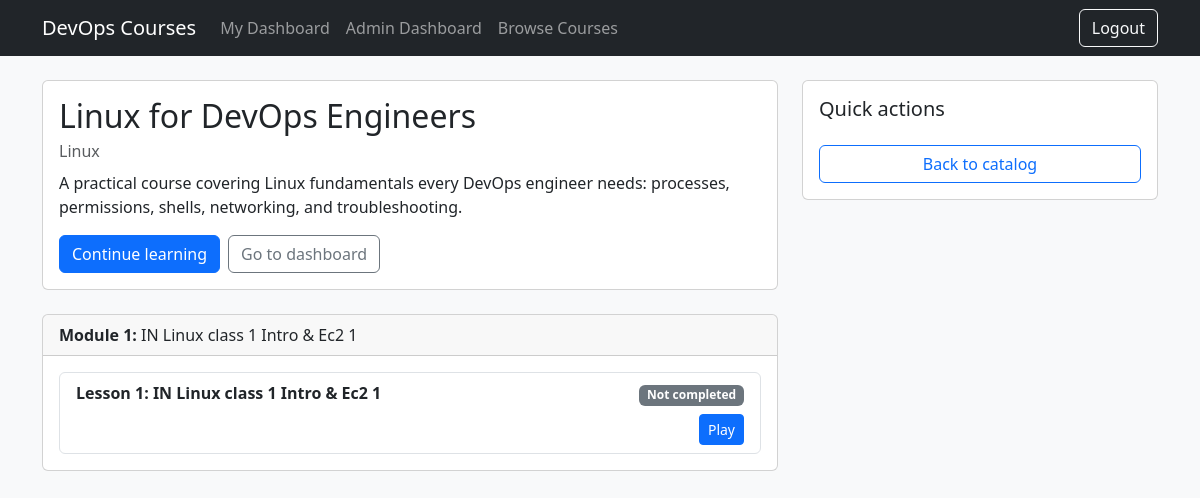
The app's page /courses/linux-for-devops/ (signed in) with its own data.
### catalog/models.py (models this page shows, shortened)
class Course(models.Model):
    title = models.CharField(max_length=200)
    slug = models.SlugField(max_length=220, unique=True)
    description = models.TextField()
    category = models.CharField(max_length=50, choices=CourseCategory.choices)
    cover_image = models.ImageField(upload_to="course_covers/", blank=True, null=True)
    is_published = models.BooleanField(default=True)
    created_at = models.DateTimeField(auto_now_add=True)
    updated_at = models.DateTimeField(auto_now=True)
    class Meta:
        indexes = [
            models.Index(fields=["category"]),
            models.Index(fields=["slug"]),
        ]
        ordering = ["-created_at"]

class CourseModule(models.Model):
    course = models.ForeignKey(Course, on_delete=models.CASCADE, related_name="modules")
    title = models.CharField(max_length=200)
    order_index = models.PositiveIntegerField()
    class Meta:
        unique_together = [("course", "order_index")]
        ordering = ["order_index"]

class CourseLesson(models.Model):
    module = models.ForeignKey(
        CourseModule, on_delete=models.CASCADE, related_name="lessons"
    )
    title = models.CharField(max_length=200)
    description = models.TextField(blank=True)
    order_index = models.PositiveIntegerField()
    video_url = models.URLField(blank=True, null=True)
    video_file = models.FileField(
        upload_to="course_videos/",
        blank=True,
        null=True,
        validators=[FileExtensionValidator(allowed_extensions=["mp4", "webm", "ogg"])],
    )
    class Meta:
        unique_together = [("module", "order_index")]
        ordering = ["order_index"]

### catalog/views.py (the view)
# urls.py: path("courses/<slug:course_slug>/", views.course_detail, name="course_detail"),
def course_detail(request, course_slug: str):
    course = get_object_or_404(Course, slug=course_slug, is_published=True)
    modules = (
        course.modules.all()
        .prefetch_related("lessons")
        .order_by("order_index")
    )
    is_enrolled = False
    completed_lesson_ids: set[int] = set()
    next_lesson: CourseLesson | None = None
    if request.user.is_authenticated:
        is_enrolled = Enrollment.objects.filter(user=request.user, course=course).exists()
        lessons_qs = CourseLesson.objects.filter(module__course=course)
        completed_lesson_ids = set(
            LessonCompletion.objects.filter(
                user=request.user, lesson__in=lessons_qs
            ).values_list("lesson_id", flat=True)
        )
        if is_enrolled:
            for lesson in lessons_qs.order_by("module__order_index", "order_index"):
                if lesson.id not in completed_lesson_ids:
                    next_lesson = lesson
                    break
    return render(
        request,
        "catalog/course_detail.html",
        {
            "course": course,
            "modules": modules,
            "is_enrolled": is_enrolled,
            "completed_lesson_ids": completed_lesson_ids,
            "next_lesson": next_lesson,
        },
    )

### accounts/models.py (called while the page is built)
    @property
    def is_admin(self) -> bool:
        return self.role == self.Role.ADMIN

### templates/catalog/course_detail.html (shortened to what this page needs)
{% extends "base.html" %}
{% block content %}
  <div class="row g-4">
    <div class="col-lg-8">
      <div class="card mb-4">
        <div class="card-body">
          <h2 class="card-title mb-1">{{ course.title }}</h2>
          <div class="text-muted mb-2">{{ course.category }}</div>
          <p class="card-text">{{ course.description }}</p>
          {% if user.is_authenticated %}
            {% if is_enrolled %}
              <div class="d-flex flex-wrap gap-2 mt-3">
                {% if next_lesson %}
                  <a class="btn btn-primary" href="{% url 'learning:lesson_play' next_lesson.id %}">
                    Continue learning
                  </a>
                {% else %}
                  <div class="alert alert-success mb-0">You completed this course.</div>
                {% endif %}
                <a class="btn btn-outline-secondary" href="{% url 'learning:user_dashboard' %}">
                  Go to dashboard
                </a>
              </div>
            {% endif %}
          {% endif %}
        </div>
      </div>
      {% for module in modules %}
        <div class="card mb-3">
          <div class="card-header">
            <strong>Module {{ forloop.counter }}:</strong> {{ module.title }}
          </div>
          <div class="card-body">
            <div class="list-group">
              {% for lesson in module.lessons.all %}
                  <div class="list-group-item d-flex align-items-start justify-content-between gap-3">
                    <div>
                      <div class="fw-semibold">
                        Lesson {{ lesson.order_index }}: {{ lesson.title }}
                      </div>
                    </div>
                    <div class="text-end">
                      {% if user.is_authenticated and is_enrolled %}
                        {% if lesson.id in completed_lesson_ids %}
                          <span class="badge text-bg-success">Completed</span>
                        {% else %}
                          <span class="badge text-bg-secondary">Not completed</span>
                        {% endif %}
                        {% if lesson.video_url or lesson.video_file %}
                          <div class="mt-2">
                            {% if lesson.id in completed_lesson_ids %}
                              <a class="btn btn-sm btn-outline-primary" href="{% url 'learning:lesson_play' lesson.id %}">
                                Review
                              </a>
                            {% else %}
                              <a class="btn btn-sm btn-primary" href="{% url 'learning:lesson_play' lesson.id %}">
                                Play
                              </a>
                            {% endif %}
                          </div>
                        {% else %}
                          <div class="mt-2 text-muted small">Video link not configured yet.</div>
                        {% endif %}
                      {% else %}
                        <span class="badge text-bg-light border">Locked</span>
                      {% endif %}
                    </div>
                  </div>
              {% empty %}
                <div class="text-muted">No lessons in this module yet.</div>
              {% endfor %}
            </div>
          </div>
        </div>
      {% empty %}
        <div class="alert alert-warning">This course has no modules yet.</div>
      {% endfor %}
    </div>
    <div class="col-lg-4">
      <div class="card">
        <div class="card-body">
          <h5 class="mb-3">Quick actions</h5>
          <a class="btn btn-outline-primary w-100 mt-2" href="{% url 'catalog:course_list' %}">
            Back to catalog
          </a>
        </div>
      </div>
    </div>
  </div>
{% endblock %}

### records on screen
Course: title "Linux for DevOps Engineers", category "Linux", description "A practical course covering Linux fundamentals every DevOps engineer needs: processes, permissions, shells, networking, and troubleshooting."
CourseModule: title "IN Linux class 1 Intro & Ec2 1"
CourseLesson: order_index "1", title "IN Linux class 1 Intro & Ec2 1", shows "Not completed", shows "Play"
